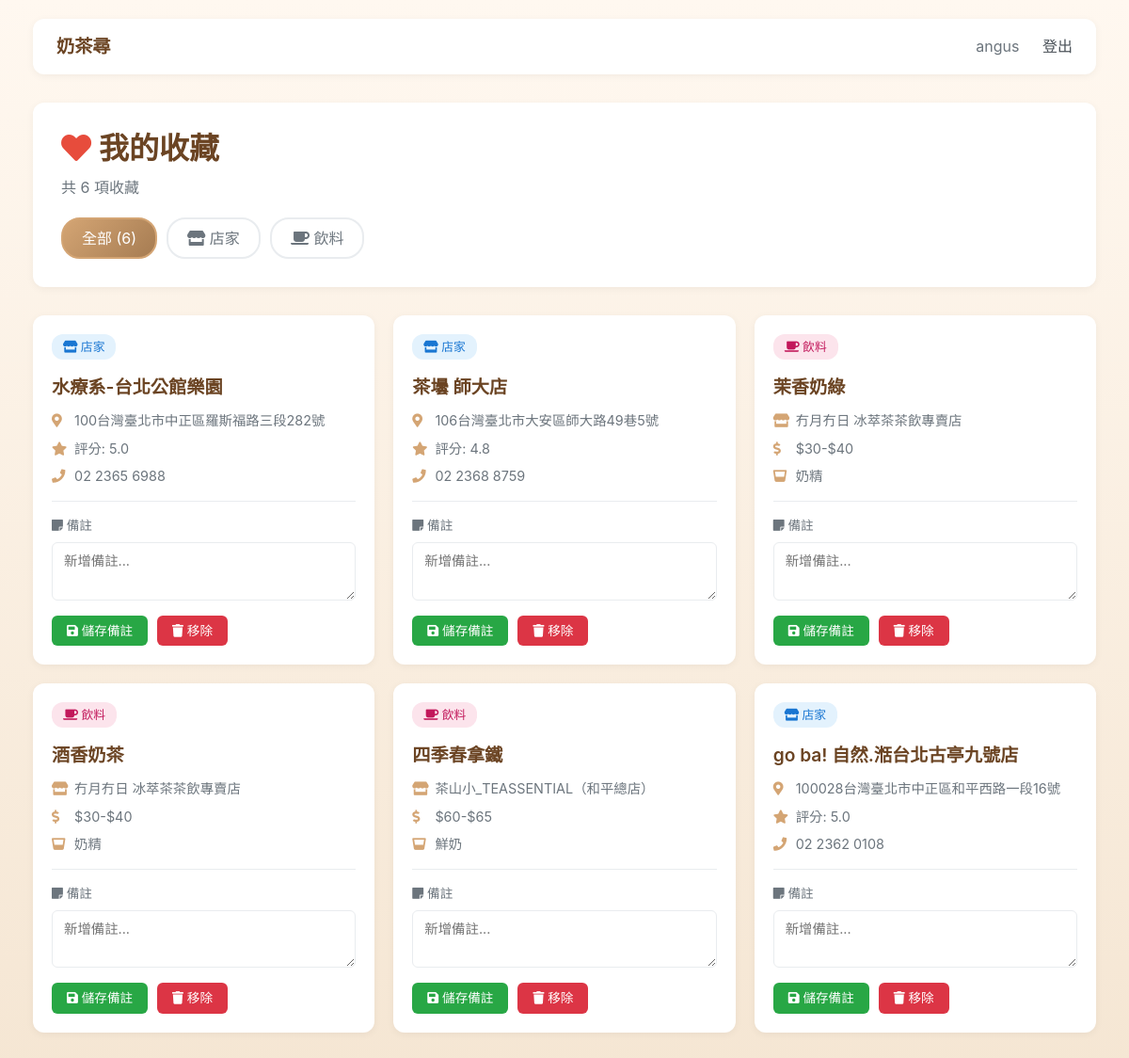
The page /favorites/ (signed in) on the database as committed earlier.
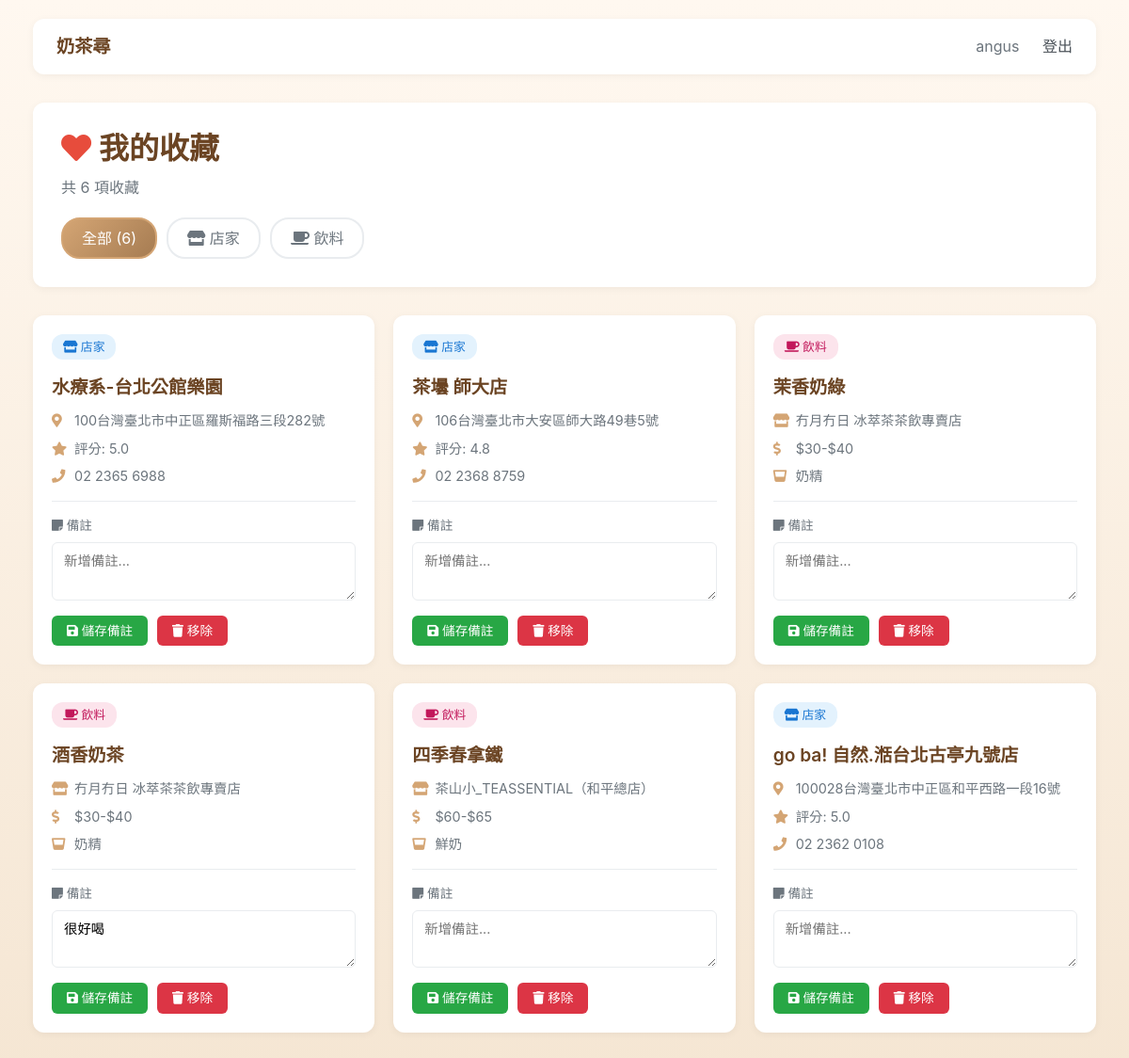
The same page on the database as committed later.
### polls/models.py (models this page shows, shortened)
class Favorite(models.Model):
    FAVORITE_TYPE_CHOICES = [
        ('shop', '店家'),
        ('drink', '飲料'),
    ]
    user = models.ForeignKey(User, on_delete=models.CASCADE, related_name='favorites', verbose_name='使用者')
    favorite_type = models.CharField(max_length=10, choices=FAVORITE_TYPE_CHOICES, verbose_name='收藏類型')
    tea_shop = models.ForeignKey(TeaShop, on_delete=models.CASCADE, blank=True, null=True, related_name='favorited_by', verbose_name='收藏的店家')
    drink = models.ForeignKey(Drink, on_delete=models.CASCADE, blank=True, null=True, related_name='favorited_by', verbose_name='收藏的飲料')
    notes = models.TextField(blank=True, null=True, verbose_name='備註')
    created_at = models.DateTimeField(auto_now_add=True, verbose_name='收藏時間')
    class Meta:
        verbose_name = '收藏'
        verbose_name_plural = '收藏列表'
        ordering = ['-created_at']
        unique_together = [['user', 'tea_shop', 'drink']]  # 避免重複收藏

class Drink(models.Model):
    MILK_TYPE_CHOICES = [
        ('creamer', '奶精'),
        ('fresh_milk', '鮮奶'),
    ]
    TEA_TYPE_CHOICES = [
        ('black_tea', '紅茶'),
        ('green_tea', '綠茶'),
        ('oolong_tea', '烏龍茶'),
        ('blue_tea', '青茶'),
        ('matcha', '抹茶'),
        ('tieguanyin', '鐵觀音'),
        ('barley_tea', '麥茶'),
        ('season', '四季春'),
        ('jasmine', '茉莉花茶'),
        ('pu_erh', '普洱茶'),
        ('other', '其他')
    ]
    tea_shop = models.ForeignKey(TeaShop, on_delete=models.CASCADE, related_name='drinks', verbose_name='所屬店家')
    name = models.CharField(max_length=100, verbose_name='飲料名稱')
    description = models.TextField(blank=True, null=True, verbose_name='描述')
    milk_type = models.CharField(max_length=20, choices=MILK_TYPE_CHOICES, blank=True, null=True, verbose_name='使用奶類')
    tea_type = models.CharField(max_length=20, choices=TEA_TYPE_CHOICES, blank=True, null=True, verbose_name='茶類')
    topping = models.CharField(max_length=10, choices=[('yes', '有'), ('no', '無')], blank=True, null=True, verbose_name='配料')
    has_medium = models.BooleanField(default=False, verbose_name='有中杯')
    price_medium = models.DecimalField(max_digits=5, decimal_places=0, blank=True, null=True, verbose_name='中杯價格')
    has_large = models.BooleanField(default=False, verbose_name='有大杯')
    price_large = models.DecimalField(max_digits=5, decimal_places=0, blank=True, null=True, verbose_name='大杯價格')
    created_at = models.DateTimeField(auto_now_add=True, verbose_name='建立時間')
    class Meta:
        verbose_name = '飲料品項'
        verbose_name_plural = '飲料品項列表'
        ordering = ['tea_shop', 'name']
    def get_price_range(self):
        prices = []
        if self.has_medium and self.price_medium:
            prices.append(int(self.price_medium))
        if self.has_large and self.price_large:
            prices.append(int(self.price_large))
        if not prices:
            return "價格未定"
        min_price = min(prices)
        max_price = max(prices)
        if min_price == max_price:
            return f"${min_price}"
        return f"${min_price}-${max_price}"

class TeaShop(models.Model):
    place_id = models.CharField(max_length=200, unique=True, verbose_name='Google Place ID')
    name = models.CharField(max_length=200, verbose_name='店名')
    address = models.CharField(max_length=300, verbose_name='地址')
    phone = models.CharField(max_length=50, blank=True, null=True, verbose_name='電話')
    latitude = models.DecimalField(max_digits=10, decimal_places=7, verbose_name='緯度')
    longitude = models.DecimalField(max_digits=10, decimal_places=7, verbose_name='經度')
    rating = models.DecimalField(max_digits=2, decimal_places=1, verbose_name='評分')
    opening_hours = models.TextField(verbose_name='營業時間')
    created_at = models.DateTimeField(auto_now_add=True, verbose_name='建立時間')
    class Meta:
        verbose_name = '奶茶店'
        verbose_name_plural = '奶茶店列表'
        ordering = ['-rating', 'name']  # 按評分降冪、店名排序

### polls/views.py (the view)
# urls.py: path('favorites/', polls_views.favorites_list, name='favorites_list'),
@login_required
def favorites_list(request):
    filter_type = request.GET.get('type', 'all')  # all, shop, drink
    favorites = Favorite.objects.filter(user=request.user)
    if filter_type == 'shop':
        favorites = favorites.filter(favorite_type='shop')
    elif filter_type == 'drink':
        favorites = favorites.filter(favorite_type='drink')
    context = {
        'favorites': favorites,
        'filter_type': filter_type,
        'total_count': favorites.count(),
    }
    return render(request, 'polls/favorites.html', context)

### templates/polls/favorites.html (shortened to what the changed rows need)
<!DOCTYPE html>
<html lang="zh-TW">
<head>
    <link rel="stylesheet" href="https://cdn.jsdelivr.net/npm/bootstrap@4.6.2/dist/css/bootstrap.min.css">
    <link rel="stylesheet" href="https://cdnjs.cloudflare.com/ajax/libs/font-awesome/5.15.4/css/all.min.css">
</head>
<body>
    <div class="container">
        <div class="page-header">
            <h1><i class="fas fa-heart" style="color: #e74c3c;"></i> 我的收藏</h1>
        </div>
        {% if favorites %}
            <div class="favorites-grid">
                {% for favorite in favorites %}
                    <div class="favorite-card">
                        <div class="favorite-header">
                            <span class="favorite-type {% if favorite.favorite_type == 'shop' %}type-shop{% else %}type-drink{% endif %}">
                                {% if favorite.favorite_type == 'shop' %}
                                    <i class="fas fa-store"></i> 店家
                                {% else %}
                                    <i class="fas fa-coffee"></i> 飲料
                                {% endif %}
                            </span>
                        </div>
                        {% if favorite.favorite_type == 'shop' %}
                            <div class="favorite-name">{{ favorite.tea_shop.name }}</div>
                            <div class="favorite-info">
                                <i class="fas fa-map-marker-alt"></i>
                                {{ favorite.tea_shop.address|truncatewords:8 }}
                            </div>
                            <div class="favorite-info">
                                <i class="fas fa-star"></i>
                                評分: {{ favorite.tea_shop.rating }}
                            </div>
                            <div class="favorite-info">
                                <i class="fas fa-phone"></i>
                                {{ favorite.tea_shop.phone|default:"無電話資訊" }}
                            </div>
                        {% else %}
                            <div class="favorite-name">{{ favorite.drink.name }}</div>
                            <div class="favorite-info">
                                <i class="fas fa-store"></i>
                                {{ favorite.drink.tea_shop.name }}
                            </div>
                            <div class="favorite-info">
                                <i class="fas fa-dollar-sign"></i>
                                {{ favorite.drink.get_price_range }}
                            </div>
                            {% if favorite.drink.milk_type %}
                                <div class="favorite-info">
                                    <i class="fas fa-glass-whiskey"></i>
                                    {{ favorite.drink.get_milk_type_display }}
                                </div>
                            {% endif %}
                        {% endif %}
                        <div class="notes-section">
                            <label class="notes-label">
                                <i class="fas fa-sticky-note"></i> 備註
                            </label>
                            <textarea class="notes-input" id="notes-{{ favorite.id }}" placeholder="新增備註...">{{ favorite.notes|default:"" }}</textarea>
                            <div class="favorite-actions">
                                <button class="btn btn-save btn-sm" onclick="saveNotes({{ favorite.id }})">
                                    <i class="fas fa-save"></i> 儲存備註
                                </button>
                                <button class="btn btn-remove btn-sm" onclick="removeFavorite({{ favorite.id }})">
                                    <i class="fas fa-trash"></i> 移除
                                </button>
                            </div>
                        </div>
                    </div>
                {% endfor %}
            </div>
        {% endif %}
    </div>
</body>
</html>

Rows that differ between the two databases and show on the page:
changed Favorite "酒香奶茶": id "新增備註..." → "很好喝"
